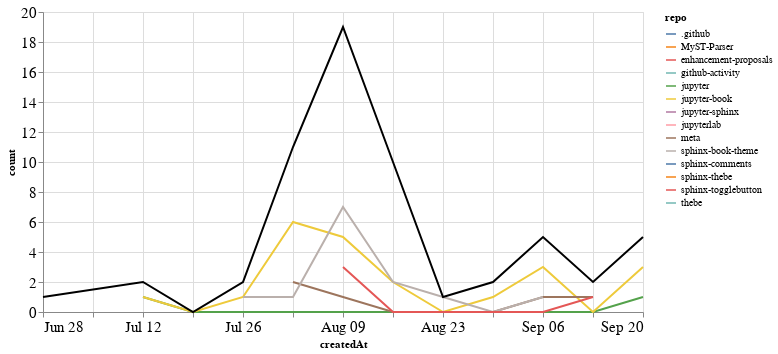

The code cell stored with this chart in its notebook:
### Markdown cell above
## PRs

### Code cell
prs_time = prs.groupby('repo').resample('W', on='createdAt').count()['author'].reset_index()
prs_time = prs_time.rename(columns={'author': 'count'})
prs_time_total = prs_time.groupby('createdAt').agg({"count": "sum"}).reset_index()

ch1 = alt.Chart(prs_time, width=600).mark_line().encode(
    x='createdAt',
    y='count',
    color='repo',
    tooltip="repo"
)

ch2 = alt.Chart(prs_time_total, width=600).mark_line(color="black").encode(
    x='createdAt',
    y='count',
)

ch1 + ch2

### Figure 1 — Vega-Lite specification as saved in the notebook (floating-point values rounded to 4 significant figures)
{"config": {"axisLeft": {"labelFontSize": 15}, "axisBottom": {"labelFontSize": 15}}, "layer": [{"data": {"name": "data-0df8c45051f078f905c57973beb9eb90"}, "mark": "line", "encoding": {"color": {"type": "nominal", "field": "repo"}, "tooltip": {"type": "nominal", "field": "repo"}, "x": {"type": "temporal", "field": "createdAt"}, "y": {"type": "quantitative", "field": "count"}}, "width": 600}, {"data": {"name": "data-0ffa6f80fcef956ea92f1431d6503793"}, "mark": {"type": "line", "color": "black"}, "encoding": {"x": {"type": "temporal", "field": "createdAt"}, "y": {"type": "quantitative", "field": "count"}}, "width": 600}], "$schema": "https://vega.github.io/schema/vega-lite/v4.8.1.json", "datasets": {"data-0df8c45051f078f905c57973beb9eb90": [{"repo": ".github", "createdAt": "2020-08-02T00:00:00", "count": 2}, {"repo": "MyST-Parser", "createdAt": "2020-09-20T00:00:00", "count": 1}, {"repo": "enhancement-proposals", "createdAt": "2020-08-30T00:00:00", "count": 1}, {"repo": "github-activity", "createdAt": "2020-08-09T00:00:00", "count": 2}, {"repo": "jupyter", "createdAt": "2020-07-12T00:00:00", "count": 1}, {"repo": "jupyter", "createdAt": "2020-07-19T00:00:00", "count": 0}, {"repo": "jupyter", "createdAt": "2020-07-26T00:00:00", "count": 0}, {"repo": "jupyter", "createdAt": "2020-08-02T00:00:00", "count": 0}, {"repo": "jupyter", "createdAt": "2020-08-09T00:00:00", "count": 0}, {"repo": "jupyter", "createdAt": "2020-08-16T00:00:00", "count": 0}, {"repo": "jupyter", "createdAt": "2020-08-23T00:00:00", "count": 0}, {"repo": "jupyter", "createdAt": "2020-08-30T00:00:00", "count": 0}, {"repo": "jupyter", "createdAt": "2020-09-06T00:00:00", "count": 0}, {"repo": "jupyter", "createdAt": "2020-09-13T00:00:00", "count": 0}, {"repo": "jupyter", "createdAt": "2020-09-20T00:00:00", "count": 1}, {"repo": "jupyter-book", "createdAt": "2020-07-12T00:00:00", "count": 1}, {"repo": "jupyter-book", "createdAt": "2020-07-19T00:00:00", "count": 0}, {"repo": "jupyter-book", "createdAt": "2020-07-26T00:00:00", "count": 1}, {"repo": "jupyter-book", "createdAt": "2020-08-02T00:00:00", "count": 6}, {"repo": "jupyter-book", "createdAt": "2020-08-09T00:00:00", "count": 5}, {"repo": "jupyter-book", "createdAt": "2020-08-16T00:00:00", "count": 2}, {"repo": "jupyter-book", "createdAt": "2020-08-23T00:00:00", "count": 0}, {"repo": "jupyter-book", "createdAt": "2020-08-30T00:00:00", "count": 1}, {"repo": "jupyter-book", "createdAt": "2020-09-06T00:00:00", "count": 3}, {"repo": "jupyter-book", "createdAt": "2020-09-13T00:00:00", "count": 0}, {"repo": "jupyter-book", "createdAt": "2020-09-20T00:00:00", "count": 3}, {"repo": "jupyter-sphinx", "createdAt": "2020-06-28T00:00:00", "count": 1}, {"repo": "jupyterlab", "createdAt": "2020-08-09T00:00:00", "count": 1}, {"repo": "meta", "createdAt": "2020-08-02T00:00:00", "count": 2}, {"repo": "meta", "createdAt": "2020-08-09T00:00:00", "count": 1}, {"repo": "meta", "createdAt": "2020-08-16T00:00:00", "count": 0}, {"repo": "meta", "createdAt": "2020-08-23T00:00:00", "count": 0}, {"repo": "meta", "createdAt": "2020-08-30T00:00:00", "count": 0}, {"repo": "meta", "createdAt": "2020-09-06T00:00:00", "count": 1}, {"repo": "meta", "createdAt": "2020-09-13T00:00:00", "count": 1}, {"repo": "sphinx-book-theme", "createdAt": "2020-07-26T00:00:00", "count": 1}, {"repo": "sphinx-book-theme", "createdAt": "2020-08-02T00:00:00", "count": 1}, {"repo": "sphinx-book-theme", "createdAt": "2020-08-09T00:00:00", "count": 7}, {"repo": "sphinx-book-theme", "createdAt": "2020-08-16T00:00:00", "count": 2}, {"repo": "sphinx-book-theme", "createdAt": "2020-08-23T00:00:00", "count": 1}, {"repo": "sphinx-book-theme", "createdAt": "2020-08-30T00:00:00", "count": 0}, {"repo": "sphinx-book-theme", "createdAt": "2020-09-06T00:00:00", "count": 1}, {"repo": "sphinx-comments", "createdAt": "2020-08-16T00:00:00", "count": 4}, {"repo": "sphinx-thebe", "createdAt": "2020-08-16T00:00:00", "count": 1}, {"repo": "sphinx-togglebutton", "createdAt": "2020-08-09T00:00:00", "count": 3}, {"repo": "sphinx-togglebutton", "createdAt": "2020-08-16T00:00:00", "count": 0}, {"repo": "sphinx-togglebutton", "createdAt": "2020-08-23T00:00:00", "count": 0}, {"repo": "sphinx-togglebutton", "createdAt": "2020-08-30T00:00:00", "count": 0}, {"repo": "sphinx-togglebutton", "createdAt": "2020-09-06T00:00:00", "count": 0}, {"repo": "sphinx-togglebutton", "createdAt": "2020-09-13T00:00:00", "count": 1}, {"repo": "thebe", "createdAt": "2020-08-16T00:00:00", "count": 1}], "data-0ffa6f80fcef956ea92f1431d6503793": [{"createdAt": "2020-06-28T00:00:00", "count": 1}, {"createdAt": "2020-07-12T00:00:00", "count": 2}, {"createdAt": "2020-07-19T00:00:00", "count": 0}, {"createdAt": "2020-07-26T00:00:00", "count": 2}, {"createdAt": "2020-08-02T00:00:00", "count": 11}, {"createdAt": "2020-08-09T00:00:00", "count": 19}, {"createdAt": "2020-08-16T00:00:00", "count": 10}, {"createdAt": "2020-08-23T00:00:00", "count": 1}, {"createdAt": "2020-08-30T00:00:00", "count": 2}, {"createdAt": "2020-09-06T00:00:00", "count": 5}, {"createdAt": "2020-09-13T00:00:00", "count": 2}, {"createdAt": "2020-09-20T00:00:00", "count": 5}]}}
